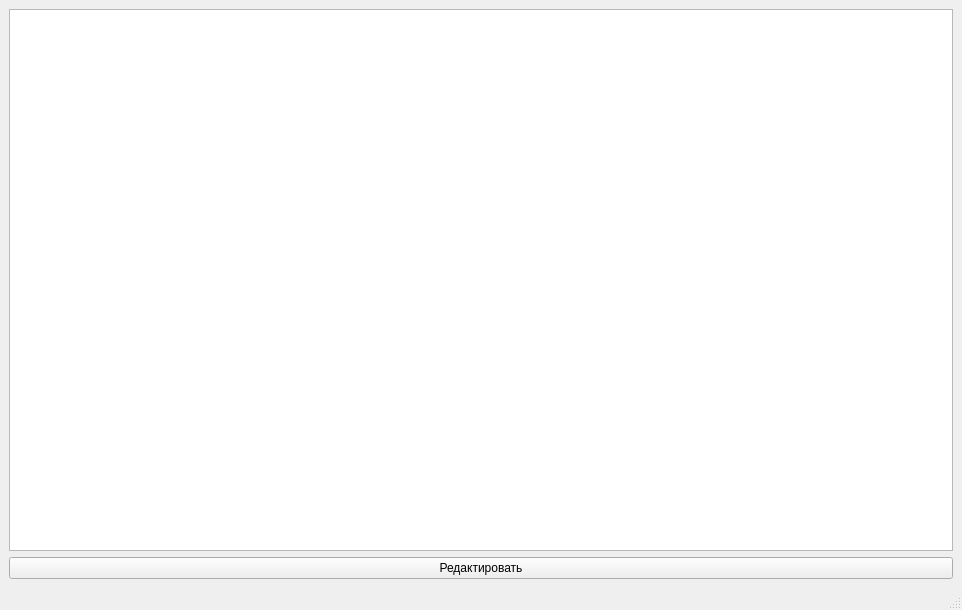
<?xml version="1.0" encoding="UTF-8"?>
<ui version="4.0">
 <class>MainWindow</class>
 <widget class="QMainWindow" name="MainWindow">
  <property name="geometry">
   <rect>
    <x>0</x>
    <y>0</y>
    <width>962</width>
    <height>610</height>
   </rect>
  </property>
  <property name="windowTitle">
   <string>MainWindow</string>
  </property>
  <widget class="QWidget" name="centralwidget">
   <layout class="QGridLayout" name="gridLayout_2">
    <item row="0" column="0">
     <layout class="QGridLayout" name="gridLayout">
      <item row="0" column="0">
       <widget class="QTableWidget" name="tableWidget"/>
      </item>
     </layout>
    </item>
    <item row="1" column="0">
     <widget class="QPushButton" name="pushButton">
      <property name="text">
       <string>Редактировать</string>
      </property>
     </widget>
    </item>
   </layout>
  </widget>
  <widget class="QMenuBar" name="menubar">
   <property name="geometry">
    <rect>
     <x>0</x>
     <y>0</y>
     <width>962</width>
     <height>20</height>
    </rect>
   </property>
  </widget>
  <widget class="QStatusBar" name="statusbar"/>
 </widget>
 <resources/>
 <connections/>
</ui>
